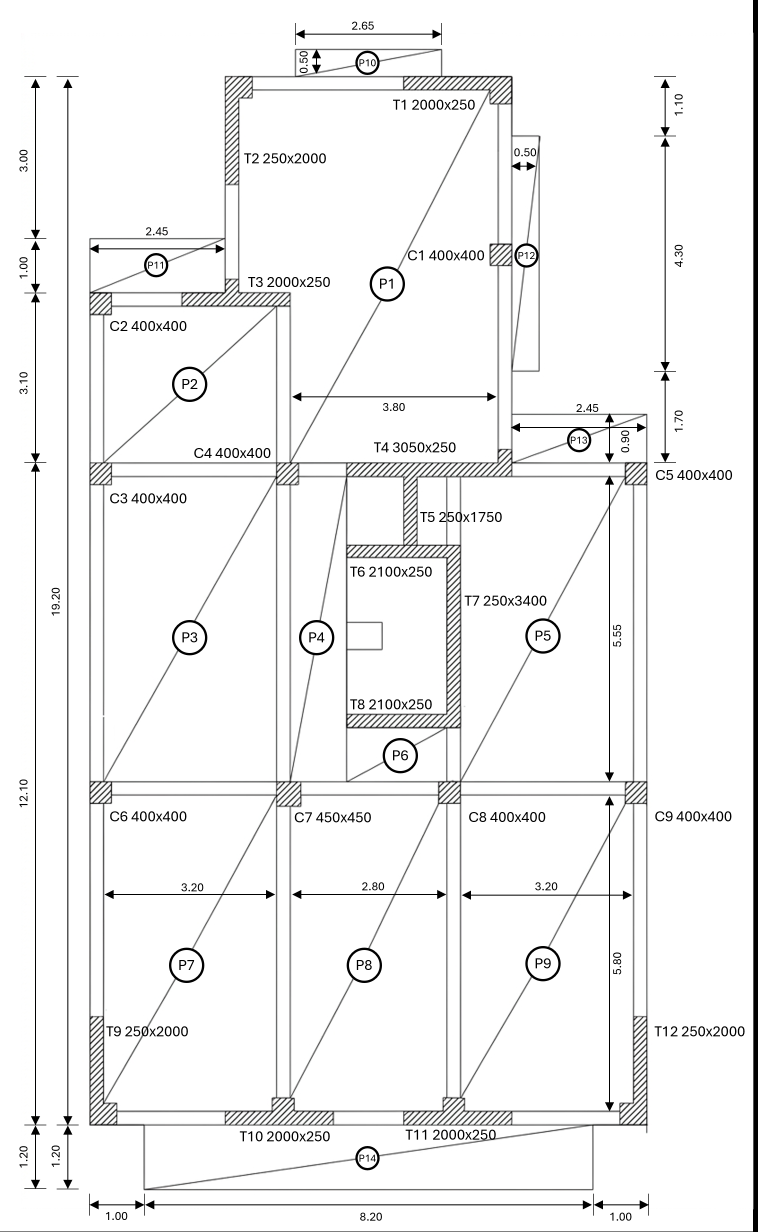
#> input picture FloorPlan3.png, 2273 x 3695 px, found by its file name (shown at 1/3 size)
$ python stage01_classical.py
#> lines starting #> are read from the running program, lines starting #| are printed output that depends on the picture; after the words box and inside, x2 and y2 are one past the last pixel; in counts of white or black regions, pixels touching at a corner belong together
### HW3/scripts/plan_context.py
"""Select source/output routing without changing image-processing parameters."""
import argparse
from pathlib import Path

ROOT = Path(__file__).resolve().parents[1]
SOURCES = {
    'Plan3': 'sources/assets/FloorPlan3.png',
    'NewPlan': 'sources/assets/NewPlan.png',
    'NIST': 'sources/third_plan_candidates/NIST_Figure_02_Plan.png',
}


def context():
    parser = argparse.ArgumentParser(description=__doc__)
    parser.add_argument('--plan', choices=SOURCES, default='Plan3')
    parser.add_argument('--output-plan', default=None,
                        help='Separate revision/regression directory; never an input image resize')
    args = parser.parse_args()
    output = args.output_plan or args.plan
    if not output.replace('_', '').replace('-', '').isalnum():
        parser.error('Output directory must be a single alphanumeric name')
    return args.plan, ROOT / SOURCES[args.plan], ROOT / 'outputs' / output

### HW3/scripts/stage01_classical.py
"""Preserve Task 1A image evidence without inventing labels or coordinates."""
import hashlib
import json
from datetime import datetime, timezone
from pathlib import Path

import cv2
import numpy as np
from plan_context import context

ROOT = Path(__file__).resolve().parents[1]


def main():
    plan, source, output = context()
    out = output / "stage01"
    out.mkdir(parents=True, exist_ok=True)
    hashes = []
    for path in sorted((ROOT / "sources").rglob("*")):
        if path.is_file():
            hashes.append({"file": path.relative_to(ROOT).as_posix(),
                           "sha256": hashlib.sha256(path.read_bytes()).hexdigest()})
    hash_target = ROOT / "records" / "Source_Hashes.json" if plan == "Plan3" and output.name == "Plan3" else out / "Source_Hashes.json"
    hash_target.write_text(
        json.dumps(hashes, indent=2), encoding="utf-8")
    grey = cv2.imread(str(source), cv2.IMREAD_GRAYSCALE)
#> grey: shape (3695, 2273); min 0, max 255, mean 243.2
    if grey is None:
        raise ValueError("Cannot read source image")
    ink = (grey < 225).astype(np.uint8) * 255
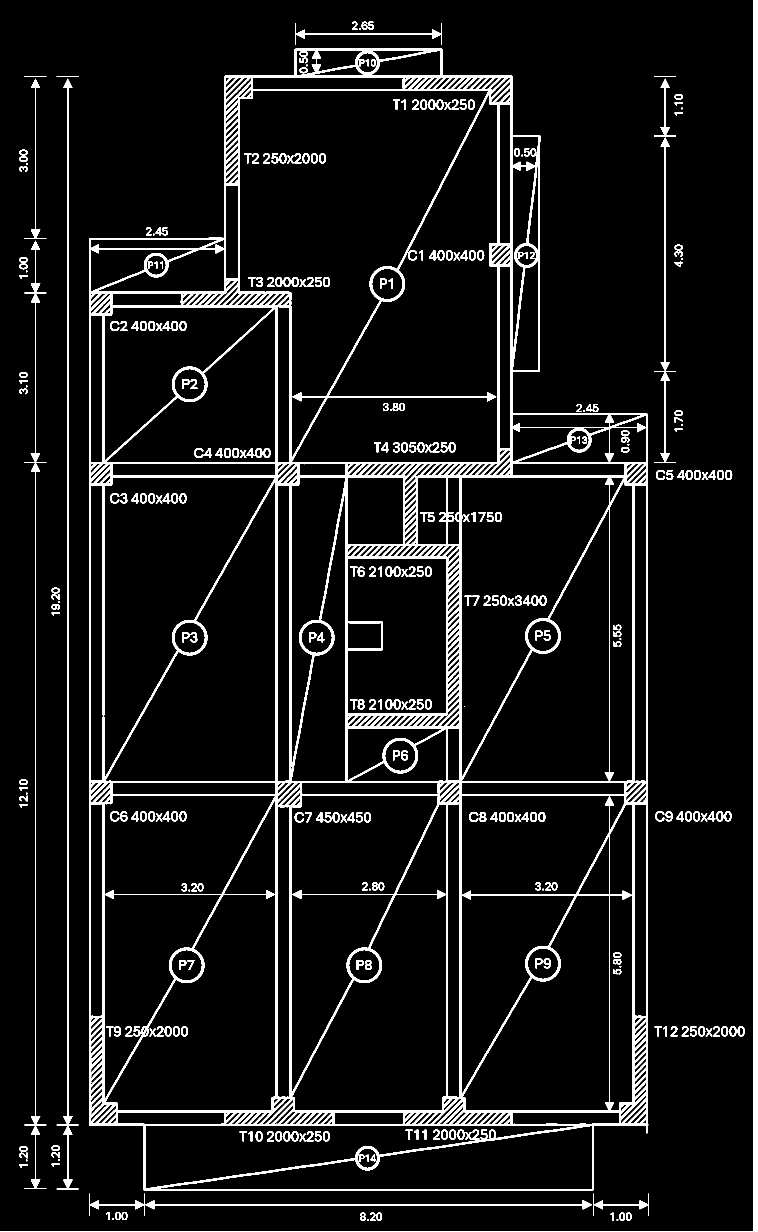
#> ink: shape (3695, 2273) (shown at 1/3 size); 7.1% white; 348 white regions (1 under 20 px), largest, box (x1, y1, x2, y2) and area: (267, 145, 1945, 3572) 427146, (0, 0, 2273, 3695) 50459, (73, 722, 139, 3567) 11611
    # Both diagonal directions are retained separately to make orientation explicit.
    diagonal = np.fliplr(np.eye(11, dtype=np.uint8)).copy()
    hatch = cv2.morphologyEx(ink, cv2.MORPH_OPEN, diagonal)
#> hatch: shape (3695, 2273); 2.8% white; 782 white regions (148 under 20 px), largest, box (x1, y1, x2, y2) and area: (2258, 0, 2273, 3695) 48186, (1185, 227, 1529, 815) 3785, (1638, 2338, 1943, 2847) 3247
    closed = cv2.morphologyEx(hatch, cv2.MORPH_CLOSE, np.ones((17, 17), np.uint8))
#> closed: shape (3695, 2273); 5% white; 168 white regions (8 under 20 px), largest, box (x1, y1, x2, y2) and area: (1030, 1339, 1558, 2243) 91002, (2258, 0, 2273, 3695) 48201, (1202, 2925, 1602, 3426) 23311
    mask = cv2.morphologyEx(closed, cv2.MORPH_OPEN, np.ones((21, 21), np.uint8))
#> mask: shape (3695, 2273); 3.7% white; 20 white regions, largest, box (x1, y1, x2, y2) and area: (1037, 1346, 1539, 2197) 88322, (2259, 0, 2273, 3695) 48200, (267, 3048, 353, 3378) 18262
    opened17 = cv2.morphologyEx(ink, cv2.MORPH_OPEN, np.ones((17, 17), np.uint8))
#> opened17: shape (3695, 2273); 0.57% white; 1 white region, box (x1, y1, x2, y2) and area: (2259, 0, 2273, 3695) 48200
    horizontal = cv2.morphologyEx(ink, cv2.MORPH_OPEN, np.ones((1, 81), np.uint8))
#> horizontal: shape (3695, 2273); 1.3% white; 41 white regions, largest, box (x1, y1, x2, y2) and area: (267, 3371, 1945, 3378) 9950, (268, 2343, 1944, 2348) 8379, (268, 1386, 1506, 1392) 6584
    vertical = cv2.morphologyEx(ink, cv2.MORPH_OPEN, np.ones((81, 1), np.uint8))
#> vertical: shape (3695, 2273); 2.5% white; 40 white regions, largest, box (x1, y1, x2, y2) and area: (2259, 0, 2273, 3695) 48200, (827, 915, 833, 3297) 13989, (268, 714, 273, 3378) 12963
    no_lines = cv2.bitwise_not(cv2.subtract(ink, cv2.bitwise_or(horizontal, vertical)))
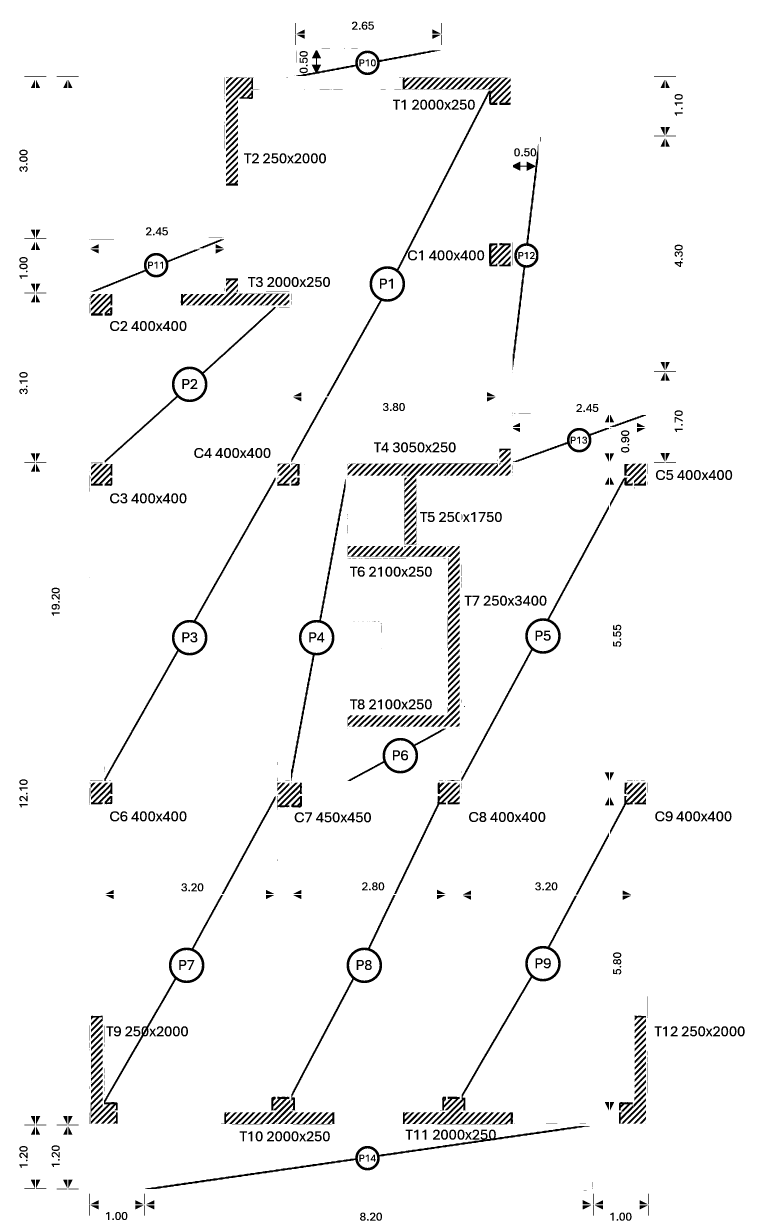
#> no_lines: shape (3695, 2273) (shown at 1/3 size); 96.6% white; 960 black regions (215 under 20 px), largest, box (x1, y1, x2, y2) and area: (436, 3378, 1770, 3567) 9280, (979, 233, 1532, 1189) 9112, (272, 2685, 670, 3372) 8135
    images = {"01_Threshold": ink, "02_Diagonal_Hatching": hatch,
              "03_Close17": closed, "04_Open21": mask,
              "05_Open17_Alternative": opened17, "06_OCR_Long_Lines_Removed": no_lines}
    for name, image in images.items():
        if not cv2.imwrite(str(out / (name + ".png")), image):
            raise IOError(name)
#> this loop made 6 passes
#> name on passes 1 to 6: '01_Threshold', '02_Diagonal_Hatching', '03_Close17', '04_Open21', '05_Open17_Alternative', '06_OCR_Long_Lines_Removed'
    count, components, stats, centres = cv2.connectedComponentsWithStats(mask, 8)
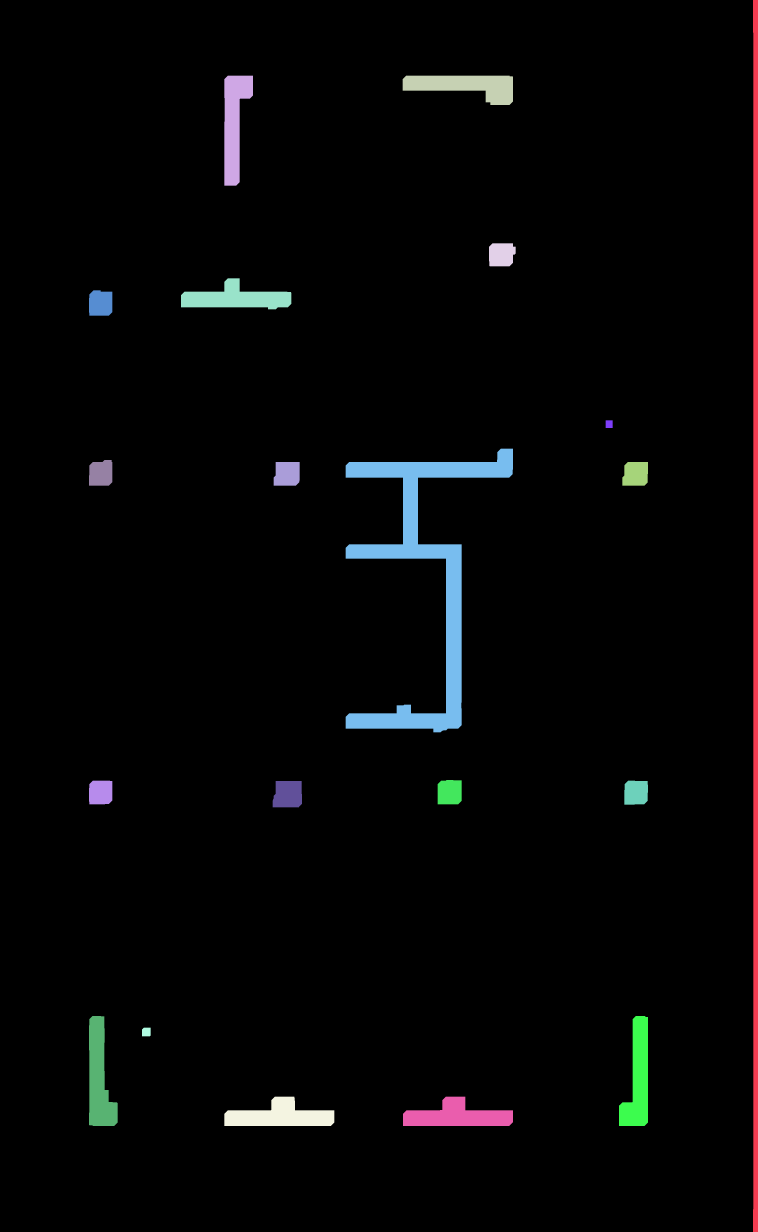
#> components: shape (3695, 2273) int32 (shown at 1/3 size); 21 distinct labels, from 0 to 20; one colour per label, 0 black
#> count = 21; stats = 21 rows, first 6: [0, 0, 2260, 3695, 8088762], [2259, 0, 14, 3695, 48200], [673, 227, 86, 330, 17715], [1208, 227, 331, 88, 18178], [1467, 730, 80, 69, 5028], [543, 835, 331, 93, 17377]; centres = 21 rows, first 8: [1130, 1844.8], [2266, 1845.9], [702.1, 371.7], [1396.4, 257.1], [1504.1, 763.4], [707.6, 893.8], [301.4, 909.7], [1827, 1272]
    overlay = cv2.cvtColor(grey, cv2.COLOR_GRAY2BGR)
    records = []
    for idx in range(1, count):
        x, y, w, h, area = map(int, stats[idx])
        ratio = max(w, h) / min(w, h)
        kind = "wall_candidate" if ratio >= 4 else "column_candidate"
        records.append({"component_id": idx, "bbox_px": [x, y, w, h],
                        "centroid_px": centres[idx].tolist(), "area_px": area,
                        "aspect_ratio": ratio, "shape_rule_class": kind,
                        "labels": [], "status": "unmatched; not a named element"})
        cv2.rectangle(overlay, (x, y), (x+w, y+h), (0, 0, 255), 2)
        cv2.putText(overlay, str(idx), (x, y), cv2.FONT_HERSHEY_SIMPLEX, .6, (0, 0, 255), 2)
#> this loop made 20 passes
#> (x, y, w, h, area, ratio, kind) on passes 1 to 12: (2259, 0, 14, 3695, 48200, 263.9, 'wall_candidate'), (673, 227, 86, 330, 17715, 3.84, 'column_candidate'), (1208, 227, 331, 88, 18178, 3.76, 'column_candidate'), (1467, 730, 80, 69, 5028, 1.16, 'column_candidate'), (543, 835, 331, 93, 17377, 3.56, 'column_candidate'), (267, 871, 70, 76, 5015, 1.09, 'column_candidate'), (1817, 1261, 21, 23, 483, 1.1, 'column_candidate'), (1037, 1346, 502, 851, 88322, 1.7, 'column_candidate'), (267, 1380, 70, 77, 4967, 1.1, 'column_candidate'), (821, 1386, 78, 71, 5207, 1.1, 'column_candidate'), (1867, 1386, 77, 71, 5071, 1.08, 'column_candidate'), (1313, 2340, 72, 73, 5070, 1.01, 'column_candidate')
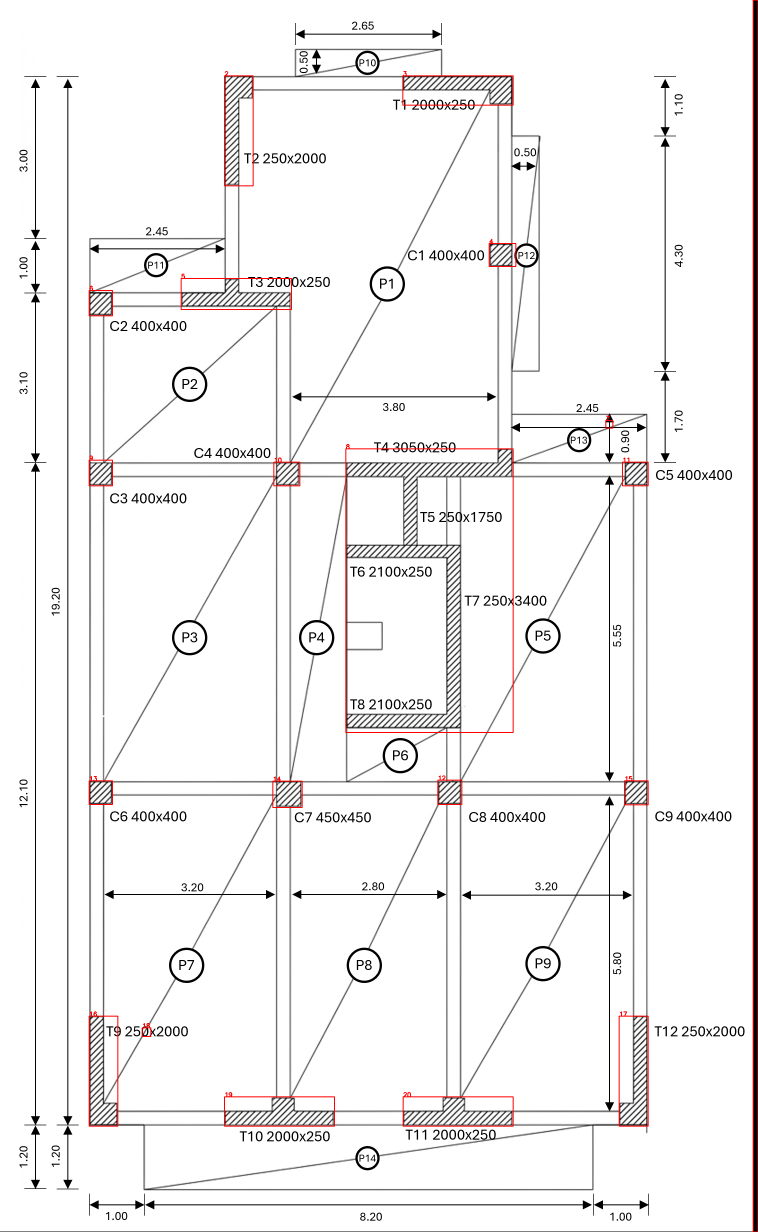
#> overlay: shape (3695, 2273, 3) (shown at 1/3 size); mean B, G, R 242, 242, 243.6
#> after the loop, records = 20 items
    cv2.imwrite(str(out / "07_Component_Overlay.png"), overlay)
    result = {
        "created_utc": datetime.now(timezone.utc).isoformat(),
        "source": source.relative_to(ROOT).as_posix(), "image_shape_hw": list(grey.shape),
        "parameters": {"ink_less_than": 225, "diagonal_line_px": 11,
                       "close_square_px": 17, "open_square_px": 21,
                       "wall_aspect_ratio": 4, "long_line_kernel_px": 81},
        "parameter_note": "Close17/open21 follows L09's L07 recap. The brief says open17/open21; the open17 alternative is also preserved. No tuning to reference labels has occurred.",
        "scale_px_per_m": {"x": None, "y": None},
        "components": records,
        "score_sheet": {"component_count": count-1, "named_elements_found": None,
                        "merged": None, "broken": None,
                        "reason": "Label matching and independent reference are pending."},
        "pending": ["dual OCR", "bar/label matching", "label-derived scale",
                    "independent reference", "frozen flags", "random forest", "two VLM runs"],
    }
    (out / "Classical_Components.json").write_text(json.dumps(result, indent=2), encoding="utf-8")
    assert ink.shape == mask.shape == grey.shape
    assert set(np.unique(mask)).issubset({0, 255})
    assert sum(r["area_px"] for r in records) == int(np.count_nonzero(mask))
    print(f"PASS: source shape, binary mask and component area closure; {count-1} components")
#| PASS: source shape, binary mask and component area closure; 20 components
    print("Named elements, scale and merge/break scores remain unscored until label matching.")


if __name__ == "__main__":
    main()
